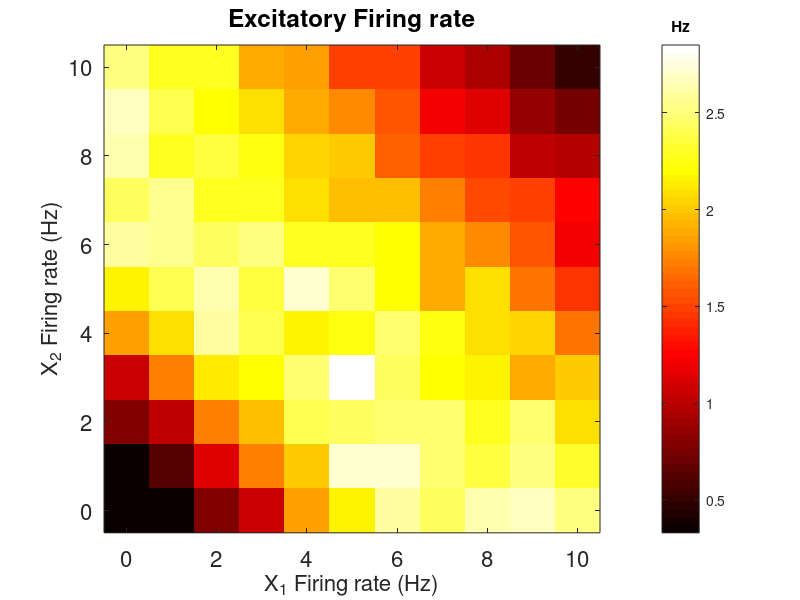

Reproduce this figure in MATLAB.
load('XOR_Data.mat')


for E=0:10
for I=0:10
t=50*E+5*I;
nuE(E+1,I+1)=XORData(1+10*t,6);
end
end
nuE(1,1)=XORData(2,6);
nuE(:,1)=nuE(1,:);
figure
imagesc(0:10,0:10,nuE)
set(gca,'YDir','normal')
set(gca,'FontSize',16)
xlabel('X_1 Firing rate (Hz)','FontSize',16)
ylabel('X_2 Firing rate (Hz)','FontSize',16)
colormap('hot')
title('Excitatory Firing rate')
c=colorbar('eastoutside');
title(c,'Hz');
% 
% print -depsc -tiff -r300 -painters Fig7B.eps